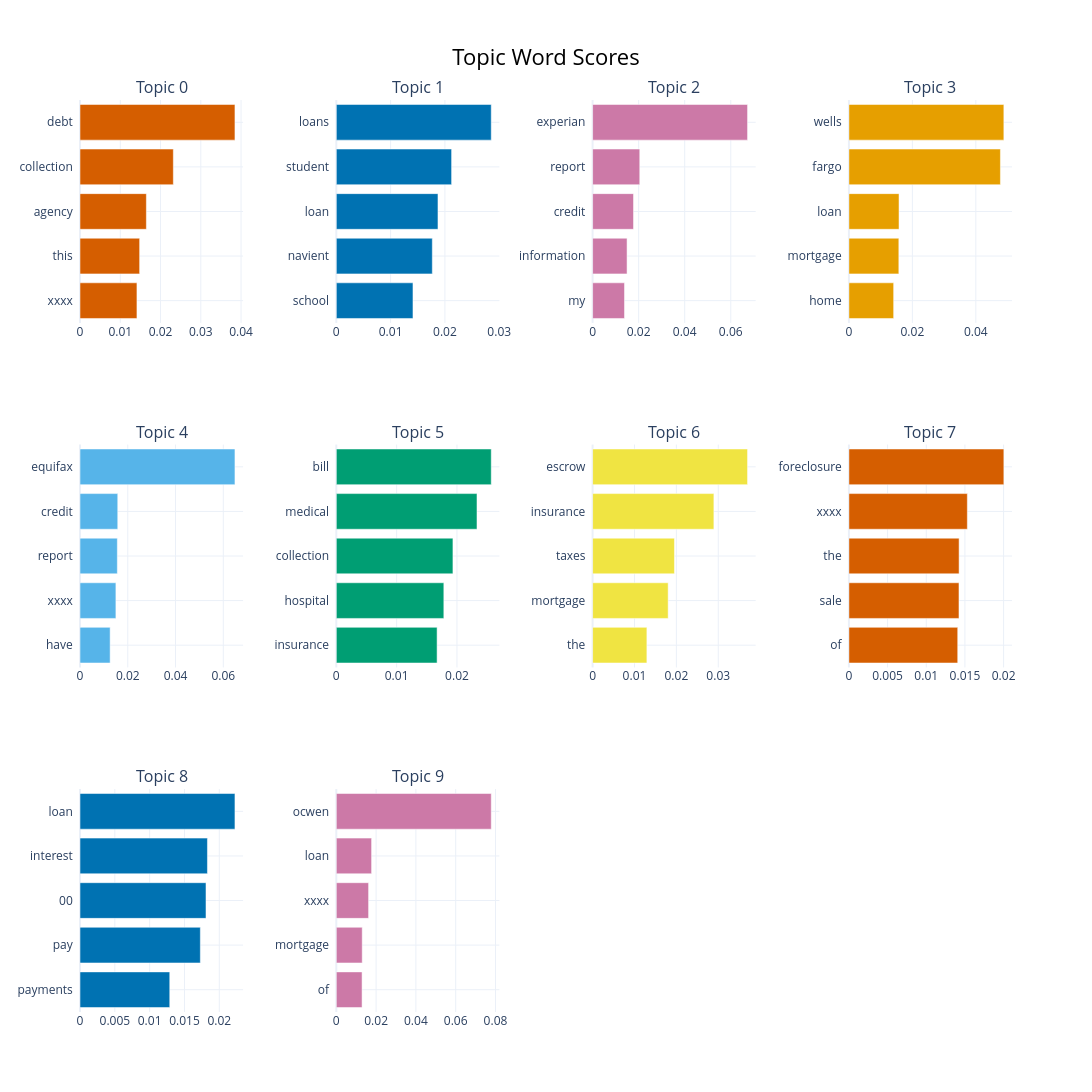

The code cell stored with this chart in its notebook:
### Code cell
# CELL 3.3: ADVANCED TEXT ANALYSIS & TOPIC MODELING

from sklearn.feature_extraction.text import TfidfVectorizer
from sklearn.preprocessing import LabelEncoder
from bertopic import BERTopic
from sentence_transformers import SentenceTransformer
import pandas as pd
import numpy as np
import matplotlib.pyplot as plt
import seaborn as sns
import warnings

# Suppress warnings for cleaner output
warnings.filterwarnings("ignore")

# Check for narrative column
narrative_col = 'consumer_complaint_narrative'
df_text = df.dropna(subset=[narrative_col]).copy()

# 1. TF-IDF Visualization
# -----------------------
print("Calculating TF-IDF (sampling 10,000 documents)...")
# Use a sample for performance
sample_docs = df_text[narrative_col].sample(min(10000, len(df_text)), random_state=42).astype(str).tolist()

# Initialize TF-IDF Vectorizer
tfidf_vec = TfidfVectorizer(max_features=5000, stop_words='english', ngram_range=(1, 2))
tfidf_matrix = tfidf_vec.fit_transform(sample_docs)

# Sum TF-IDF scores for each term
sums = tfidf_matrix.sum(axis=0)
terms = tfidf_vec.get_feature_names_out()
tfidf_scores = np.array(sums).flatten()

# Create DataFrame of top terms
tfidf_df = pd.DataFrame({'term': terms, 'score': tfidf_scores})
tfidf_df = tfidf_df.sort_values(by='score', ascending=False).head(20)

# Plot
fig, ax = plt.subplots(figsize=(10, 8))
sns.barplot(data=tfidf_df, y='term', x='score', palette='mako', hue='term', legend=False)
ax.set_title('Top 20 Terms by TF-IDF Score', fontsize=15)
ax.set_xlabel('TF-IDF Score')
plt.tight_layout()
plt.show()

# 2. Topic Modeling with BERTopic
# -------------------------------
print("\nRunning BERTopic (sampling 5,000 documents for performance)...")
# Use a smaller sample for BERTopic to fit in memory/time constraints in EDA
topic_docs = df_text[narrative_col].sample(min(5000, len(df_text)), random_state=42).astype(str).tolist()

# Use a lightweight sentence transformer model for speed
embedding_model = SentenceTransformer("all-MiniLM-L6-v2")

# Initialize BERTopic
# We reduce outliers to get cleaner topics
topic_model = BERTopic(embedding_model=embedding_model, language="english", calculate_probabilities=False, verbose=False)
topics, probs = topic_model.fit_transform(topic_docs)

# Visualize Top Topics
print("Visualizing Top 10 Topics...")
fig = topic_model.visualize_barchart(top_n_topics=10, n_words=5, width=300, height=400)
fig.show()

# 3. Correlation Analysis
# -----------------------
print("\nCorrelation Analysis between Categorical Features...")
# Select categorical columns for correlation
cat_cols = ['product', 'issue', 'timely_response', 'consumer_disputed?', 'company_response_to_consumer']

# Encode columns
df_encoded = df_text[cat_cols].copy()
df_encoded = df_encoded.dropna()

label_encoders = {}
for col in cat_cols:
    le = LabelEncoder()
    df_encoded[col] = le.fit_transform(df_encoded[col].astype(str))
    label_encoders[col] = le

# Calculate correlation matrix
corr_matrix = df_encoded.corr(method='spearman')

# Plot
fig, ax = plt.subplots(figsize=(10, 8))
sns.heatmap(corr_matrix, annot=True, cmap='coolwarm', fmt=".2f", ax=ax)
ax.set_title('Spearman Correlation Matrix of Complaint Attributes')
plt.show()

print("\n✅ PHASE 3 (EDA) COMPLETED.")
print("Key Insights Generated: Product distribution, Issue frequency, Narrative length stats, Topic clusters, Correlations.")

### Figure 1 — Plotly figure (JSON) as saved in the notebook; plotly's stock layout.template omitted (floating-point values rounded to 4 significant figures)
{"data": [{"marker": {"color": "#D55E00"}, "orientation": "h", "type": "bar", "x": [0.01414, 0.01481, 0.01648, 0.02318, 0.03848], "xaxis": "x", "y": ["xxxx  ", "this  ", "agency  ", "collection  ", "debt  "], "yaxis": "y"}, {"marker": {"color": "#0072B2"}, "orientation": "h", "type": "bar", "x": [0.01412, 0.01768, 0.01872, 0.02123, 0.02853], "xaxis": "x2", "y": ["school  ", "navient  ", "loan  ", "student  ", "loans  "], "yaxis": "y2"}, {"marker": {"color": "#CC79A7"}, "orientation": "h", "type": "bar", "x": [0.01385, 0.01496, 0.01776, 0.02048, 0.06729], "xaxis": "x3", "y": ["my  ", "information  ", "credit  ", "report  ", "experian  "], "yaxis": "y3"}, {"marker": {"color": "#E69F00"}, "orientation": "h", "type": "bar", "x": [0.0141, 0.01573, 0.01579, 0.04774, 0.04882], "xaxis": "x4", "y": ["home  ", "mortgage  ", "loan  ", "fargo  ", "wells  "], "yaxis": "y4"}, {"marker": {"color": "#56B4E9"}, "orientation": "h", "type": "bar", "x": [0.01262, 0.01503, 0.01563, 0.01581, 0.06488], "xaxis": "x5", "y": ["have  ", "xxxx  ", "report  ", "credit  ", "equifax  "], "yaxis": "y5"}, {"marker": {"color": "#009E73"}, "orientation": "h", "type": "bar", "x": [0.0167, 0.01782, 0.01933, 0.02332, 0.02568], "xaxis": "x6", "y": ["insurance  ", "hospital  ", "collection  ", "medical  ", "bill  "], "yaxis": "y6"}, {"marker": {"color": "#F0E442"}, "orientation": "h", "type": "bar", "x": [0.01296, 0.01804, 0.01954, 0.02895, 0.03699], "xaxis": "x7", "y": ["the  ", "mortgage  ", "taxes  ", "insurance  ", "escrow  "], "yaxis": "y7"}, {"marker": {"color": "#D55E00"}, "orientation": "h", "type": "bar", "x": [0.01407, 0.01423, 0.01425, 0.01531, 0.02003], "xaxis": "x8", "y": ["of  ", "sale  ", "the  ", "xxxx  ", "foreclosure  "], "yaxis": "y8"}, {"marker": {"color": "#0072B2"}, "orientation": "h", "type": "bar", "x": [0.01289, 0.01728, 0.01809, 0.0183, 0.02225], "xaxis": "x9", "y": ["payments  ", "pay  ", "00  ", "interest  ", "loan  "], "yaxis": "y9"}, {"marker": {"color": "#CC79A7"}, "orientation": "h", "type": "bar", "x": [0.01295, 0.01303, 0.01622, 0.01774, 0.07787], "xaxis": "x10", "y": ["of  ", "mortgage  ", "xxxx  ", "loan  ", "ocwen  "], "yaxis": "y10"}], "layout": {"annotations": [{"font": {"size": 16}, "showarrow": false, "text": "Topic 0", "x": 0.0875, "xanchor": "center", "xref": "paper", "y": 1, "yanchor": "bottom", "yref": "paper"}, {"font": {"size": 16}, "showarrow": false, "text": "Topic 1", "x": 0.3625, "xanchor": "center", "xref": "paper", "y": 1, "yanchor": "bottom", "yref": "paper"}, {"font": {"size": 16}, "showarrow": false, "text": "Topic 2", "x": 0.6375, "xanchor": "center", "xref": "paper", "y": 1, "yanchor": "bottom", "yref": "paper"}, {"font": {"size": 16}, "showarrow": false, "text": "Topic 3", "x": 0.9125, "xanchor": "center", "xref": "paper", "y": 1, "yanchor": "bottom", "yref": "paper"}, {"font": {"size": 16}, "showarrow": false, "text": "Topic 4", "x": 0.0875, "xanchor": "center", "xref": "paper", "y": 0.6222, "yanchor": "bottom", "yref": "paper"}, {"font": {"size": 16}, "showarrow": false, "text": "Topic 5", "x": 0.3625, "xanchor": "center", "xref": "paper", "y": 0.6222, "yanchor": "bottom", "yref": "paper"}, {"font": {"size": 16}, "showarrow": false, "text": "Topic 6", "x": 0.6375, "xanchor": "center", "xref": "paper", "y": 0.6222, "yanchor": "bottom", "yref": "paper"}, {"font": {"size": 16}, "showarrow": false, "text": "Topic 7", "x": 0.9125, "xanchor": "center", "xref": "paper", "y": 0.6222, "yanchor": "bottom", "yref": "paper"}, {"font": {"size": 16}, "showarrow": false, "text": "Topic 8", "x": 0.0875, "xanchor": "center", "xref": "paper", "y": 0.2444, "yanchor": "bottom", "yref": "paper"}, {"font": {"size": 16}, "showarrow": false, "text": "Topic 9", "x": 0.3625, "xanchor": "center", "xref": "paper", "y": 0.2444, "yanchor": "bottom", "yref": "paper"}], "height": 1200, "hoverlabel": {"bgcolor": "white", "font": {"family": "Rockwell", "size": 16}}, "showlegend": false, "title": {"font": {"color": "Black", "size": 22}, "text": "Topic Word Scores", "x": 0.5, "xanchor": "center", "yanchor": "top"}, "width": 1200, "xaxis": {"anchor": "y", "domain": [0, 0.175], "showgrid": true}, "xaxis10": {"anchor": "y10", "domain": [0.275, 0.45], "showgrid": true}, "xaxis11": {"anchor": "y11", "domain": [0.55, 0.725], "showgrid": true}, "xaxis12": {"anchor": "y12", "domain": [0.825, 1], "showgrid": true}, "xaxis2": {"anchor": "y2", "domain": [0.275, 0.45], "showgrid": true}, "xaxis3": {"anchor": "y3", "domain": [0.55, 0.725], "showgrid": true}, "xaxis4": {"anchor": "y4", "domain": [0.825, 1], "showgrid": true}, "xaxis5": {"anchor": "y5", "domain": [0, 0.175], "showgrid": true}, "xaxis6": {"anchor": "y6", "domain": [0.275, 0.45], "showgrid": true}, "xaxis7": {"anchor": "y7", "domain": [0.55, 0.725], "showgrid": true}, "xaxis8": {"anchor": "y8", "domain": [0.825, 1], "showgrid": true}, "xaxis9": {"anchor": "y9", "domain": [0, 0.175], "showgrid": true}, "yaxis": {"anchor": "x", "domain": [0.7556, 1], "showgrid": true}, "yaxis10": {"anchor": "x10", "domain": [0, 0.2444], "showgrid": true}, "yaxis11": {"anchor": "x11", "domain": [0, 0.2444], "showgrid": true}, "yaxis12": {"anchor": "x12", "domain": [0, 0.2444], "showgrid": true}, "yaxis2": {"anchor": "x2", "domain": [0.7556, 1], "showgrid": true}, "yaxis3": {"anchor": "x3", "domain": [0.7556, 1], "showgrid": true}, "yaxis4": {"anchor": "x4", "domain": [0.7556, 1], "showgrid": true}, "yaxis5": {"anchor": "x5", "domain": [0.3778, 0.6222], "showgrid": true}, "yaxis6": {"anchor": "x6", "domain": [0.3778, 0.6222], "showgrid": true}, "yaxis7": {"anchor": "x7", "domain": [0.3778, 0.6222], "showgrid": true}, "yaxis8": {"anchor": "x8", "domain": [0.3778, 0.6222], "showgrid": true}, "yaxis9": {"anchor": "x9", "domain": [0, 0.2444], "showgrid": true}}}
